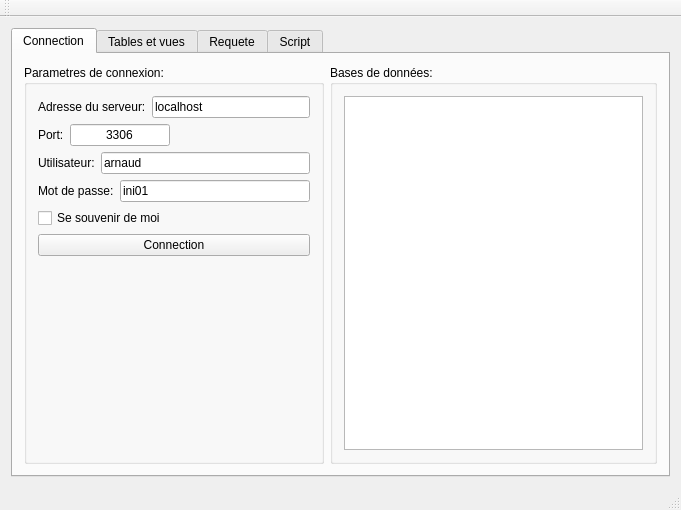
<?xml version="1.0" encoding="UTF-8"?>
<ui version="4.0">
 <class>MainWindow</class>
 <widget class="QMainWindow" name="MainWindow">
  <property name="geometry">
   <rect>
    <x>0</x>
    <y>0</y>
    <width>681</width>
    <height>510</height>
   </rect>
  </property>
  <property name="windowTitle">
   <string>MySQL StormCrow</string>
  </property>
  <property name="windowIcon">
   <iconset>
    <normaloff>:/icon/StormCrowIcon.png</normaloff>:/icon/StormCrowIcon.png</iconset>
  </property>
  <widget class="QWidget" name="centralWidget">
   <layout class="QGridLayout" name="gridLayout">
    <item row="1" column="0">
     <widget class="QTabWidget" name="tabWidget">
      <property name="tabPosition">
       <enum>QTabWidget::North</enum>
      </property>
      <property name="tabShape">
       <enum>QTabWidget::Rounded</enum>
      </property>
      <property name="currentIndex">
       <number>0</number>
      </property>
      <property name="elideMode">
       <enum>Qt::ElideNone</enum>
      </property>
      <property name="usesScrollButtons">
       <bool>false</bool>
      </property>
      <property name="documentMode">
       <bool>false</bool>
      </property>
      <property name="tabsClosable">
       <bool>false</bool>
      </property>
      <property name="movable">
       <bool>false</bool>
      </property>
      <widget class="QWidget" name="tab">
       <attribute name="title">
        <string>Connection</string>
       </attribute>
       <layout class="QGridLayout" name="gridLayout_3">
        <item row="0" column="1">
         <widget class="QGroupBox" name="groupBox_2">
          <property name="title">
           <string>Bases de données:</string>
          </property>
          <layout class="QGridLayout" name="gridLayout_2">
           <item row="0" column="0">
            <widget class="QListWidget" name="listWidgetDatabases">
             <property name="alternatingRowColors">
              <bool>true</bool>
             </property>
            </widget>
           </item>
          </layout>
         </widget>
        </item>
        <item row="0" column="0">
         <widget class="QGroupBox" name="groupBox">
          <property name="minimumSize">
           <size>
            <width>300</width>
            <height>0</height>
           </size>
          </property>
          <property name="maximumSize">
           <size>
            <width>300</width>
            <height>16777215</height>
           </size>
          </property>
          <property name="title">
           <string>Parametres de connexion:</string>
          </property>
          <layout class="QGridLayout" name="gridLayout_4">
           <item row="0" column="0">
            <layout class="QVBoxLayout" name="verticalLayout_2">
             <item>
              <layout class="QHBoxLayout" name="horizontalLayout_4">
               <item>
                <widget class="QLabel" name="label">
                 <property name="text">
                  <string>Adresse du serveur:</string>
                 </property>
                </widget>
               </item>
               <item>
                <widget class="QLineEdit" name="lineEditAdresse">
                 <property name="text">
                  <string>localhost</string>
                 </property>
                </widget>
               </item>
              </layout>
             </item>
             <item>
              <layout class="QHBoxLayout" name="horizontalLayout_3">
               <item>
                <widget class="QLabel" name="label_2">
                 <property name="text">
                  <string>Port:</string>
                 </property>
                </widget>
               </item>
               <item>
                <widget class="QLineEdit" name="lineEditPort">
                 <property name="maximumSize">
                  <size>
                   <width>100</width>
                   <height>16777215</height>
                  </size>
                 </property>
                 <property name="text">
                  <string>3306</string>
                 </property>
                 <property name="alignment">
                  <set>Qt::AlignCenter</set>
                 </property>
                </widget>
               </item>
               <item>
                <spacer name="horizontalSpacer">
                 <property name="orientation">
                  <enum>Qt::Horizontal</enum>
                 </property>
                 <property name="sizeHint" stdset="0">
                  <size>
                   <width>40</width>
                   <height>20</height>
                  </size>
                 </property>
                </spacer>
               </item>
              </layout>
             </item>
            </layout>
           </item>
           <item row="1" column="0">
            <layout class="QVBoxLayout" name="verticalLayout">
             <item>
              <layout class="QHBoxLayout" name="horizontalLayout_2">
               <item>
                <widget class="QLabel" name="label_3">
                 <property name="text">
                  <string>Utilisateur:</string>
                 </property>
                </widget>
               </item>
               <item>
                <widget class="QLineEdit" name="lineEditUser">
                 <property name="text">
                  <string>arnaud</string>
                 </property>
                </widget>
               </item>
              </layout>
             </item>
             <item>
              <layout class="QHBoxLayout" name="horizontalLayout">
               <item>
                <widget class="QLabel" name="label_4">
                 <property name="text">
                  <string>Mot de passe:</string>
                 </property>
                </widget>
               </item>
               <item>
                <widget class="QLineEdit" name="lineEditMDP">
                 <property name="text">
                  <string>ini01</string>
                 </property>
                </widget>
               </item>
              </layout>
             </item>
            </layout>
           </item>
           <item row="3" column="0">
            <widget class="QPushButton" name="pushButton">
             <property name="text">
              <string>Connection</string>
             </property>
            </widget>
           </item>
           <item row="4" column="0">
            <spacer name="verticalSpacer">
             <property name="orientation">
              <enum>Qt::Vertical</enum>
             </property>
             <property name="sizeHint" stdset="0">
              <size>
               <width>20</width>
               <height>40</height>
              </size>
             </property>
            </spacer>
           </item>
           <item row="2" column="0">
            <widget class="QCheckBox" name="checkBox">
             <property name="text">
              <string>Se souvenir de moi</string>
             </property>
            </widget>
           </item>
          </layout>
         </widget>
        </item>
       </layout>
      </widget>
      <widget class="QWidget" name="tab_2">
       <attribute name="title">
        <string>Tables et vues</string>
       </attribute>
       <layout class="QGridLayout" name="gridLayout_7">
        <item row="1" column="0">
         <widget class="QToolBox" name="toolBoxTable">
          <property name="styleSheet">
           <string notr="true"/>
          </property>
          <property name="currentIndex">
           <number>2</number>
          </property>
          <widget class="QWidget" name="page_3">
           <property name="geometry">
            <rect>
             <x>0</x>
             <y>0</y>
             <width>641</width>
             <height>288</height>
            </rect>
           </property>
           <attribute name="label">
            <string>Tables et Vues</string>
           </attribute>
           <layout class="QGridLayout" name="gridLayout_5">
            <item row="0" column="0" colspan="2">
             <widget class="QListWidget" name="listWidgetTables">
              <property name="alternatingRowColors">
               <bool>true</bool>
              </property>
             </widget>
            </item>
           </layout>
          </widget>
          <widget class="QWidget" name="page_7">
           <attribute name="label">
            <string>Structure</string>
           </attribute>
           <layout class="QGridLayout" name="gridLayout_6">
            <item row="0" column="0">
             <widget class="QTableWidget" name="tableWidgetTableDescription">
              <property name="alternatingRowColors">
               <bool>true</bool>
              </property>
              <property name="selectionMode">
               <enum>QAbstractItemView::NoSelection</enum>
              </property>
              <column>
               <property name="text">
                <string>Champs</string>
               </property>
              </column>
              <column>
               <property name="text">
                <string>Nouvelle colonne</string>
               </property>
              </column>
              <column>
               <property name="text">
                <string>Nouvelle colonne</string>
               </property>
              </column>
              <column>
               <property name="text">
                <string>Nouvelle colonne</string>
               </property>
              </column>
              <column>
               <property name="text">
                <string>Nouvelle colonne</string>
               </property>
              </column>
              <column>
               <property name="text">
                <string>Type</string>
               </property>
               <property name="font">
                <font>
                 <weight>50</weight>
                 <bold>false</bold>
                </font>
               </property>
              </column>
             </widget>
            </item>
           </layout>
          </widget>
          <widget class="QWidget" name="page_4">
           <property name="geometry">
            <rect>
             <x>0</x>
             <y>0</y>
             <width>641</width>
             <height>288</height>
            </rect>
           </property>
           <attribute name="label">
            <string>Contenu</string>
           </attribute>
           <layout class="QGridLayout" name="gridLayout_13">
            <item row="0" column="0">
             <widget class="QLabel" name="labelRappelTable">
              <property name="text">
               <string/>
              </property>
             </widget>
            </item>
            <item row="1" column="0">
             <widget class="QTableView" name="tableViewContenu">
              <property name="alternatingRowColors">
               <bool>true</bool>
              </property>
              <property name="selectionBehavior">
               <enum>QAbstractItemView::SelectRows</enum>
              </property>
              <attribute name="horizontalHeaderStretchLastSection">
               <bool>true</bool>
              </attribute>
              <attribute name="verticalHeaderVisible">
               <bool>false</bool>
              </attribute>
              <attribute name="verticalHeaderVisible">
               <bool>false</bool>
              </attribute>
              <attribute name="horizontalHeaderStretchLastSection">
               <bool>true</bool>
              </attribute>
             </widget>
            </item>
           </layout>
          </widget>
         </widget>
        </item>
       </layout>
      </widget>
      <widget class="QWidget" name="tab_3">
       <attribute name="title">
        <string>Requete</string>
       </attribute>
       <layout class="QGridLayout" name="gridLayout_9">
        <item row="0" column="0">
         <widget class="QToolBox" name="toolBoxReq">
          <property name="currentIndex">
           <number>0</number>
          </property>
          <widget class="QWidget" name="page">
           <property name="geometry">
            <rect>
             <x>0</x>
             <y>0</y>
             <width>641</width>
             <height>319</height>
            </rect>
           </property>
           <attribute name="label">
            <string>Requete</string>
           </attribute>
           <layout class="QGridLayout" name="gridLayout_10">
            <item row="0" column="0" colspan="2">
             <widget class="QTextEdit" name="textEditReq">
              <property name="html">
               <string>&lt;!DOCTYPE HTML PUBLIC &quot;-//W3C//DTD HTML 4.0//EN&quot; &quot;http://www.w3.org/TR/REC-html40/strict.dtd&quot;&gt;
&lt;html&gt;&lt;head&gt;&lt;meta name=&quot;qrichtext&quot; content=&quot;1&quot; /&gt;&lt;style type=&quot;text/css&quot;&gt;
p, li { white-space: pre-wrap; }
&lt;/style&gt;&lt;/head&gt;&lt;body style=&quot; font-family:'Sans'; font-size:10pt; font-weight:400; font-style:normal;&quot;&gt;
&lt;p style=&quot; margin-top:0px; margin-bottom:0px; margin-left:0px; margin-right:0px; -qt-block-indent:0; text-indent:0px;&quot;&gt;&lt;span style=&quot; color:#000000;&quot;&gt;Entrez votre requete ici ....&lt;/span&gt;&lt;/p&gt;&lt;/body&gt;&lt;/html&gt;</string>
              </property>
             </widget>
            </item>
            <item row="1" column="1">
             <widget class="QPushButton" name="pushButtonExecReq">
              <property name="text">
               <string>Exécuter</string>
              </property>
             </widget>
            </item>
            <item row="1" column="0">
             <spacer name="horizontalSpacer_3">
              <property name="orientation">
               <enum>Qt::Horizontal</enum>
              </property>
              <property name="sizeHint" stdset="0">
               <size>
                <width>40</width>
                <height>20</height>
               </size>
              </property>
             </spacer>
            </item>
           </layout>
          </widget>
          <widget class="QWidget" name="page_2">
           <property name="geometry">
            <rect>
             <x>0</x>
             <y>0</y>
             <width>641</width>
             <height>319</height>
            </rect>
           </property>
           <attribute name="label">
            <string>Affichage</string>
           </attribute>
           <layout class="QGridLayout" name="gridLayout_11">
            <item row="0" column="0">
             <widget class="QStackedWidget" name="stackedWidgetReq">
              <property name="currentIndex">
               <number>1</number>
              </property>
              <widget class="QWidget" name="page_8">
               <layout class="QGridLayout" name="gridLayout_12">
                <item row="0" column="0">
                 <widget class="QTableView" name="tableViewResultatReq"/>
                </item>
               </layout>
              </widget>
              <widget class="QWidget" name="page_9">
               <layout class="QGridLayout" name="gridLayout_16">
                <item row="0" column="0">
                 <widget class="QTextEdit" name="textEditReqError">
                  <property name="styleSheet">
                   <string notr="true">color: rgb(170, 0, 0);</string>
                  </property>
                 </widget>
                </item>
               </layout>
              </widget>
             </widget>
            </item>
           </layout>
          </widget>
         </widget>
        </item>
       </layout>
      </widget>
      <widget class="QWidget" name="tab_4">
       <attribute name="title">
        <string>Script</string>
       </attribute>
       <layout class="QGridLayout" name="gridLayout_8">
        <item row="0" column="0">
         <widget class="QToolBox" name="toolBoxScript">
          <property name="currentIndex">
           <number>0</number>
          </property>
          <widget class="QWidget" name="page_5">
           <property name="geometry">
            <rect>
             <x>0</x>
             <y>0</y>
             <width>641</width>
             <height>319</height>
            </rect>
           </property>
           <attribute name="label">
            <string>Script</string>
           </attribute>
           <layout class="QGridLayout" name="gridLayout_14">
            <item row="0" column="0" colspan="2">
             <layout class="QHBoxLayout" name="horizontalLayout_5">
              <item>
               <widget class="QLineEdit" name="lineEditAdresseScript">
                <property name="frame">
                 <bool>false</bool>
                </property>
               </widget>
              </item>
              <item>
               <widget class="QPushButton" name="pushButtonScriptParcourir">
                <property name="text">
                 <string>Parcourir</string>
                </property>
               </widget>
              </item>
             </layout>
            </item>
            <item row="1" column="0" colspan="2">
             <widget class="QTextEdit" name="textEditScript"/>
            </item>
            <item row="2" column="0">
             <spacer name="horizontalSpacer_4">
              <property name="orientation">
               <enum>Qt::Horizontal</enum>
              </property>
              <property name="sizeHint" stdset="0">
               <size>
                <width>529</width>
                <height>24</height>
               </size>
              </property>
             </spacer>
            </item>
            <item row="2" column="1">
             <widget class="QPushButton" name="pushButtonExecScript">
              <property name="text">
               <string>Exécuter</string>
              </property>
             </widget>
            </item>
           </layout>
          </widget>
          <widget class="QWidget" name="page_6">
           <property name="geometry">
            <rect>
             <x>0</x>
             <y>0</y>
             <width>641</width>
             <height>319</height>
            </rect>
           </property>
           <attribute name="label">
            <string>Résultat</string>
           </attribute>
           <layout class="QGridLayout" name="gridLayout_15">
            <item row="0" column="0">
             <widget class="QTextEdit" name="textEditScriptResultat"/>
            </item>
           </layout>
          </widget>
         </widget>
        </item>
       </layout>
      </widget>
     </widget>
    </item>
   </layout>
  </widget>
  <widget class="QMenuBar" name="menuBar">
   <property name="geometry">
    <rect>
     <x>0</x>
     <y>0</y>
     <width>681</width>
     <height>25</height>
    </rect>
   </property>
  </widget>
  <widget class="QToolBar" name="mainToolBar">
   <attribute name="toolBarArea">
    <enum>TopToolBarArea</enum>
   </attribute>
   <attribute name="toolBarBreak">
    <bool>false</bool>
   </attribute>
  </widget>
  <widget class="QStatusBar" name="statusBar"/>
 </widget>
 <layoutdefault spacing="6" margin="11"/>
 <resources/>
 <connections/>
</ui>
